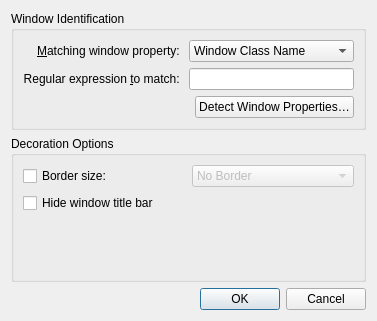
<?xml version="1.0" encoding="UTF-8"?>
<ui version="4.0">
 <class>OceanExceptionDialog</class>
 <widget class="QDialog" name="OceanExceptionDialog">
  <property name="geometry">
   <rect>
    <x>0</x>
    <y>0</y>
    <width>362</width>
    <height>321</height>
   </rect>
  </property>
  <property name="windowTitle">
   <string>Dialog</string>
  </property>
  <layout class="QVBoxLayout" name="verticalLayout">
   <item>
    <widget class="QGroupBox" name="groupBox">
     <property name="title">
      <string>Window Identification</string>
     </property>
     <layout class="QGridLayout" name="gridLayout_2">
      <item row="0" column="0">
       <widget class="QLabel" name="label">
        <property name="text">
         <string>&amp;Matching window property: </string>
        </property>
        <property name="alignment">
         <set>Qt::AlignRight|Qt::AlignTrailing|Qt::AlignVCenter</set>
        </property>
        <property name="buddy">
         <cstring>exceptionType</cstring>
        </property>
       </widget>
      </item>
      <item row="1" column="0">
       <widget class="QLabel" name="label_2">
        <property name="text">
         <string>Regular expression &amp;to match: </string>
        </property>
        <property name="alignment">
         <set>Qt::AlignRight|Qt::AlignTrailing|Qt::AlignVCenter</set>
        </property>
        <property name="buddy">
         <cstring>exceptionEditor</cstring>
        </property>
       </widget>
      </item>
      <item row="2" column="2">
       <widget class="QPushButton" name="detectDialogButton">
        <property name="text">
         <string>Detect Window Properties…</string>
        </property>
       </widget>
      </item>
      <item row="1" column="1" colspan="2">
       <widget class="QLineEdit" name="exceptionEditor">
        <property name="showClearButton" stdset="0">
         <bool>true</bool>
        </property>
       </widget>
      </item>
      <item row="0" column="1" colspan="2">
       <widget class="QComboBox" name="exceptionType">
        <item>
         <property name="text">
          <string>Window Class Name</string>
         </property>
        </item>
        <item>
         <property name="text">
          <string>Window Title</string>
         </property>
        </item>
       </widget>
      </item>
     </layout>
    </widget>
   </item>
   <item>
    <widget class="QGroupBox" name="groupBox_2">
     <property name="title">
      <string>Decoration Options</string>
     </property>
     <layout class="QGridLayout" name="gridLayout_3">
      <item row="0" column="0">
       <widget class="QCheckBox" name="borderSizeCheckBox">
        <property name="text">
         <string>Border size:</string>
        </property>
       </widget>
      </item>
      <item row="2" column="0" colspan="2">
       <widget class="QCheckBox" name="hideTitleBar">
        <property name="text">
         <string>Hide window title bar</string>
        </property>
       </widget>
      </item>
      <item row="0" column="1">
       <widget class="QComboBox" name="borderSizeComboBox">
        <property name="enabled">
         <bool>false</bool>
        </property>
        <item>
         <property name="text">
          <string comment="@item:inlistbox Border size:">No Border</string>
         </property>
        </item>
        <item>
         <property name="text">
          <string comment="@item:inlistbox Border size:">No Side Borders</string>
         </property>
        </item>
        <item>
         <property name="text">
          <string comment="@item:inlistbox Border size:">Tiny</string>
         </property>
        </item>
        <item>
         <property name="text">
          <string comment="@item:inlistbox Border size:">Normal</string>
         </property>
        </item>
        <item>
         <property name="text">
          <string comment="@item:inlistbox Border size:">Large</string>
         </property>
        </item>
        <item>
         <property name="text">
          <string comment="@item:inlistbox Border size:">Very Large</string>
         </property>
        </item>
        <item>
         <property name="text">
          <string comment="@item:inlistbox Border size:">Huge</string>
         </property>
        </item>
        <item>
         <property name="text">
          <string comment="@item:inlistbox Border size:">Very Huge</string>
         </property>
        </item>
        <item>
         <property name="text">
          <string comment="@item:inlistbox Border size:">Oversized</string>
         </property>
        </item>
       </widget>
      </item>
      <item row="3" column="0" colspan="2">
       <spacer name="verticalSpacer">
        <property name="orientation">
         <enum>Qt::Vertical</enum>
        </property>
        <property name="sizeHint" stdset="0">
         <size>
          <width>20</width>
          <height>40</height>
         </size>
        </property>
       </spacer>
      </item>
     </layout>
    </widget>
   </item>
   <item>
    <widget class="QDialogButtonBox" name="buttonBox">
     <property name="orientation">
      <enum>Qt::Horizontal</enum>
     </property>
     <property name="standardButtons">
      <set>QDialogButtonBox::Cancel|QDialogButtonBox::Ok</set>
     </property>
    </widget>
   </item>
  </layout>
 </widget>
 <resources/>
 <connections>
  <connection>
   <sender>buttonBox</sender>
   <signal>accepted()</signal>
   <receiver>OceanExceptionDialog</receiver>
   <slot>accept()</slot>
   <hints>
    <hint type="sourcelabel">
     <x>252</x>
     <y>342</y>
    </hint>
    <hint type="destinationlabel">
     <x>157</x>
     <y>274</y>
    </hint>
   </hints>
  </connection>
  <connection>
   <sender>buttonBox</sender>
   <signal>rejected()</signal>
   <receiver>OceanExceptionDialog</receiver>
   <slot>reject()</slot>
   <hints>
    <hint type="sourcelabel">
     <x>320</x>
     <y>342</y>
    </hint>
    <hint type="destinationlabel">
     <x>286</x>
     <y>274</y>
    </hint>
   </hints>
  </connection>
  <connection>
   <sender>borderSizeCheckBox</sender>
   <signal>toggled(bool)</signal>
   <receiver>borderSizeComboBox</receiver>
   <slot>setEnabled(bool)</slot>
   <hints>
    <hint type="sourcelabel">
     <x>125</x>
     <y>162</y>
    </hint>
    <hint type="destinationlabel">
     <x>316</x>
     <y>163</y>
    </hint>
   </hints>
  </connection>
 </connections>
</ui>
